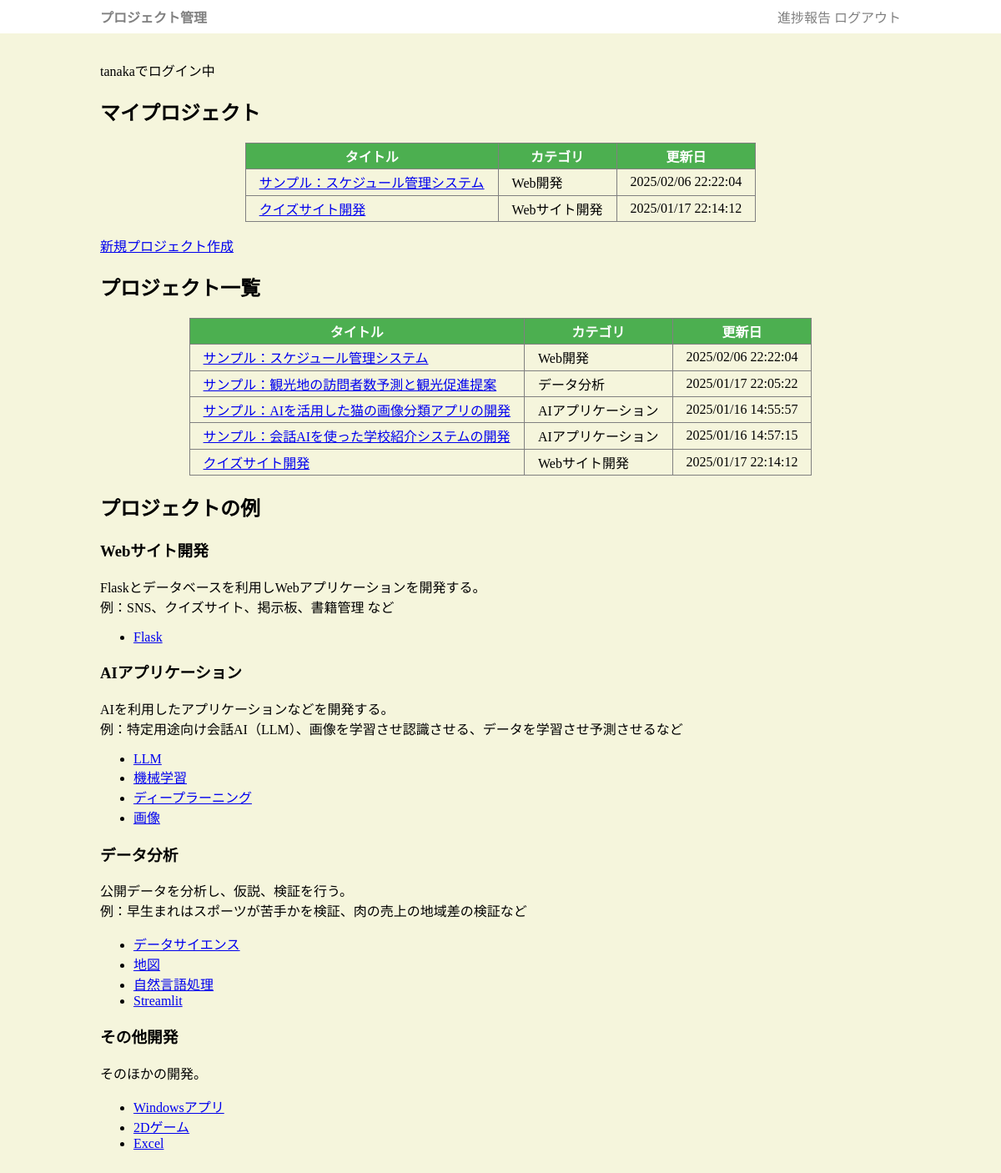
The app's page / (signed in) with its own data.
### app.py (models this page shows, shortened)
class User(db.Model):
    uid = db.Column(db.Integer, primary_key=True)
    uname = db.Column(db.String(255))
    upass = db.Column(db.String(255))
    member = db.relationship('Member', backref='user', lazy=True)
    preport = db.relationship('Preport', backref='user', lazy=True)

class Member(db.Model):
    mid = db.Column(db.Integer, primary_key=True)
    pid = db.Column(db.Integer, db.ForeignKey("project.pid"))
    uid = db.Column(db.Integer, db.ForeignKey("user.uid"))

class Project(db.Model):
    pid = db.Column(db.Integer, primary_key=True)
    title = db.Column(db.String(255))
    category = db.Column(db.String(255))
    desc = db.Column(db.String(65545))
    updated_at = db.Column(db.DateTime, default=datetime.now)
    comment = db.Column(db.String(65545))
    member = db.relationship('Member', backref='project', lazy=True)
    plan = db.relationship('Plan', backref='project', lazy=True)

### app.py (the view)
@app.get('/')
def index():
    if "uid" not in session:
        return redirect("/login")
    rows = Project.query.all()
    user =  User.query.get_or_404(session['uid'])
    return render_template("index.html", rows=rows, user=user)

### templates/index.html (shortened to what this page needs)
{% extends "base.html" %}
{% block main %}
    <p>{{user.uname}}でログイン中</p>
    <h2>マイプロジェクト</h2>
    {% if user.member %}
        <table class="plist">
        <tr><th>タイトル</th><th>カテゴリ</th><th>更新日</th></tr>
        {% for m in user.member %}
        <tr>
            <td class="title"><a href="/project/{{m.project.pid}}">{{m.project.title}}</a></div>
            <td class="category">{{m.project.category}}</a></div>
            <td class="hi">{{m.project.updated_at.strftime('%Y/%m/%d %H:%M:%S')}}</div>
        </tr>
        {% endfor %}
        </table>
        <p><a href="/project_add" class="btn">新規プロジェクト作成</a></p>
    {% else %}
    <div>
        <p>プロジェクトに参加していません。新規プロジェクトを作成するか、既存のプロジェクトのメンバーに参加を申し入れてください。</p>
        <p><a href="/project_add" class="btn">新規プロジェクト作成</a></p>
    </div>
    {% endif %}
    <h2>プロジェクト一覧</h2>
    <table class="plist">
        <tr><th>タイトル</th><th>カテゴリ</th><th>更新日</th></tr>
        {% for r in rows %}
        <tr>
            <td class="title"><a href="/project/{{r.pid}}">{{r.title}}</a></div>
            <td class="category">{{r.category}}</a></div>
            <td class="hi">{{r.updated_at.strftime('%Y/%m/%d %H:%M:%S')}}</div>
        </tr>
        {% endfor %}
    </table>
    <h2>プロジェクトの例</h2>
    <h3>Webサイト開発</h3>
    <p>Flaskとデータベースを利用しWebアプリケーションを開発する。<br>
    例：SNS、クイズサイト、掲示板、書籍管理 など</p>
    <ul>
    <li><a href="http://www.dicre.com/python/flask/">Flask</a></li>
    </ul>
    <h3>AIアプリケーション</h3>
    <p>AIを利用したアプリケーションなどを開発する。<br>
    例：特定用途向け会話AI（LLM）、画像を学習させ認識させる、データを学習させ予測させるなど</p>
    <ul>
    <li><a href="http://www.dicre.com/python/llm/">LLM</a></li>
    <li><a href="http://www.dicre.com/python/ml/">機械学習</a></li>
    <li><a href="http://www.dicre.com/python/deep/">ディープラーニング</a></li>
    <li><a href="http://www.dicre.com/python/image.html">画像</a></li>
    </ul>
    <h3>データ分析</h3>
    <p>公開データを分析し、仮説、検証を行う。<br>
    例：早生まれはスポーツが苦手かを検証、肉の売上の地域差の検証など</p>
    <ul>
    <li><a href="http://www.dicre.com/python/ds">データサイエンス</a></li>
    <li><a href="http://www.dicre.com/python/map/">地図</a></li>
    <li><a href="http://www.dicre.com/python/nlp/">自然言語処理</a></li>
    <li><a href="http://www.dicre.com/python/streamlit/">Streamlit</a></li>
    </ul>
    <h3>その他開発</h3>
    <p>そのほかの開発。</p>
    <ul>
    <li><a href="http://www.dicre.com/python/gui.html">Windowsアプリ</a></li>
    <li><a href="http://www.dicre.com/python/pygame/">2Dゲーム</a></li>
    <li><a href="http://www.dicre.com/python/pyexcel.html">Excel</a></li>
    </ul>
{% endblock %}

### static/style.css (style rules this page uses)
body { padding: 0; margin: 0; background-color: beige; }
table { border-collapse: collapse; margin: 1em auto; }
td,th { border:1px solid gray; padding: 0.2em 1em; }
th { background-color: #4CAF50; color:white; }

### records on screen
User: uname "tanaka"
Member: project "サンプル：スケジュール管理システム", project.category "Web開発", project.updated_at "2025/02/06 22:22:04"
Member: project "クイズサイト開発", project.category "Webサイト開発", project.updated_at "2025/01/17 22:14:12"
Project: title "サンプル：スケジュール管理システム", category "Web開発", updated_at "2025/02/06 22:22:04"
Project: title "サンプル：観光地の訪問者数予測と観光促進提案", category "データ分析", updated_at "2025/01/17 22:05:22"
Project: title "サンプル：AIを活用した猫の画像分類アプリの開発", category "AIアプリケーション", updated_at "2025/01/16 14:55:57"
Project: title "サンプル：会話AIを使った学校紹介システムの開発", category "AIアプリケーション", updated_at "2025/01/16 14:57:15"
Project: title "クイズサイト開発", category "Webサイト開発", updated_at "2025/01/17 22:14:12"
